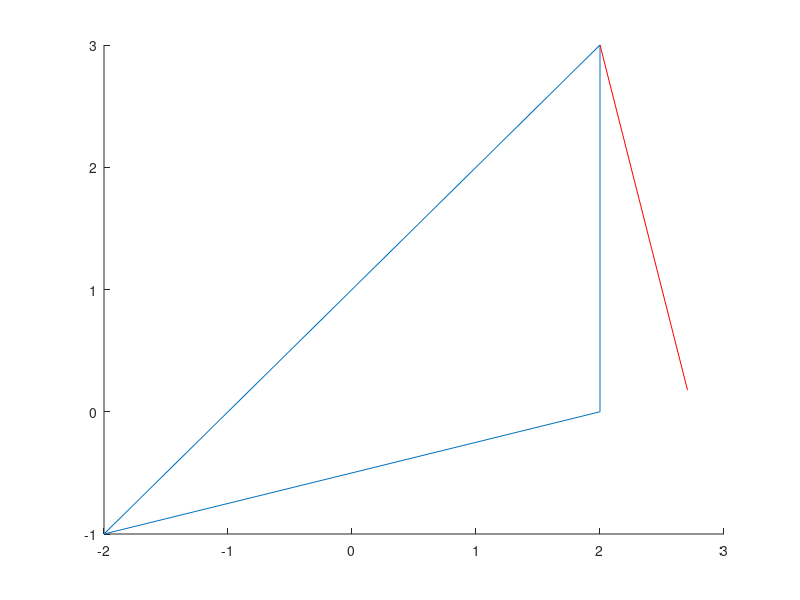

Reproduce this figure in MATLAB.
a = [2;3];
b = [-2;-1];
c = [2;0];

x = [a(1), b(1), c(1)];
y = [a(2), b(2), c(2)];
%%
v = [x(3)+abs(x(2));y(3) + abs(y(2))]
u = [x(1)+abs(x(2));y(1)+ abs(y(2))]

proj = ((dot(u,v)/(norm(v)^2))*v) + [x(2);y(2)]
%%
plotx = [x,a(1)];
ploty = [y,a(2)];

hold on
plot(plotx,ploty);
plot([a(1), proj(1)],[a(2), proj(2)], "r");
hold off
%%